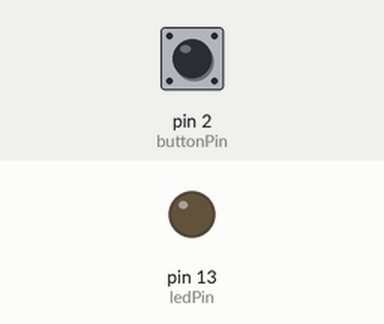
The sketch below on a simulated Arduino Uno, built with avr-gcc and run on an emulated ATmega328P. Parts: output pins drawn as LEDs (lit = HIGH). Dashed ring = blinking. The inputs (shaded band) are chosen by the test bench; at power-on: pin 2 (buttonPin) HIGH.

Above: at 1.2 s.
1.3 s: pin 2 (buttonPin) pulled LOW for 0.15 s
At 1.7 s:
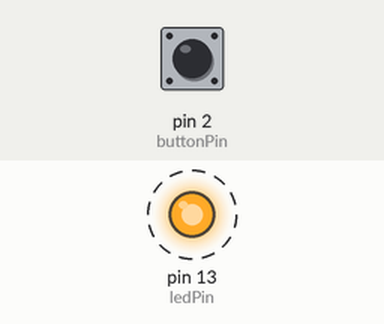
Timing chart, 0 to 10.4 s (numbered marks = the images above; inputs shaded):
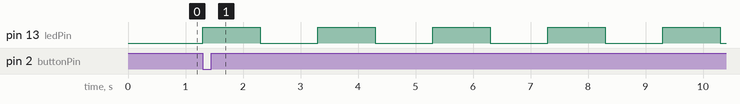

The sketch:

Program_LAB1_3.ino
```cpp
// Definicja pinów
const int ledPin = 13;       // Pin dla diody LED
const int buttonPin = 2;     // Pin dla przycisku

// Zmienne globalne
int mode = 0;                // Aktualny tryb (0, 1, 2)
bool buttonPressed = false;  // Stan przycisku
unsigned long lastTime = 0;  // Do kontroli migania diody
unsigned long interval = 1000; // Domyślny czas migania (1 sekunda)

void setup() {
  pinMode(ledPin, OUTPUT);   // Pin LED jako wyjście
  pinMode(buttonPin, INPUT); // Pin przycisku jako wejście
}

void loop() {
  // Odczyt stanu przycisku
  int buttonState = digitalRead(buttonPin);

  // Sprawdzanie, czy przycisk został wciśnięty
  if (buttonState == LOW && !buttonPressed) { // LOW oznacza wciśnięcie
    buttonPressed = true;
    mode = (mode + 1) % 3; // Przechodzenie między trybami 0, 1, 2
  } else if (buttonState == HIGH) {
    buttonPressed = false;
  }

  // Realizacja trybów
  switch (mode) {
    case 0: // Tryb 1: Dioda stale wyłączona
      digitalWrite(ledPin, LOW);
      break;

    case 1: // Tryb 2: Dioda miga co 1 sekundę
      interval = 1000; // Czas migania 1 sekunda
      blinkLED();
      break;

    case 2: // Tryb 3: Dioda miga szybko (0,2 sekundy)
      interval = 200; // Czas migania 0,2 sekundy
      blinkLED();
      break;
  }
}

// Funkcja migania diody
void blinkLED() {
  unsigned long currentTime = millis(); // Aktualny czas w milisekundach
  if (currentTime - lastTime >= interval) {
    lastTime = currentTime;
    int ledState = digitalRead(ledPin); // Odczyt aktualnego stanu diody
    digitalWrite(ledPin, !ledState);   // Zmiana stanu diody
  }
}
```

Measured:
- after the input at 1.3 s, pin 13 (ledPin): alternates HIGH for 1.0 s and LOW for 1.0 s, starting at once
